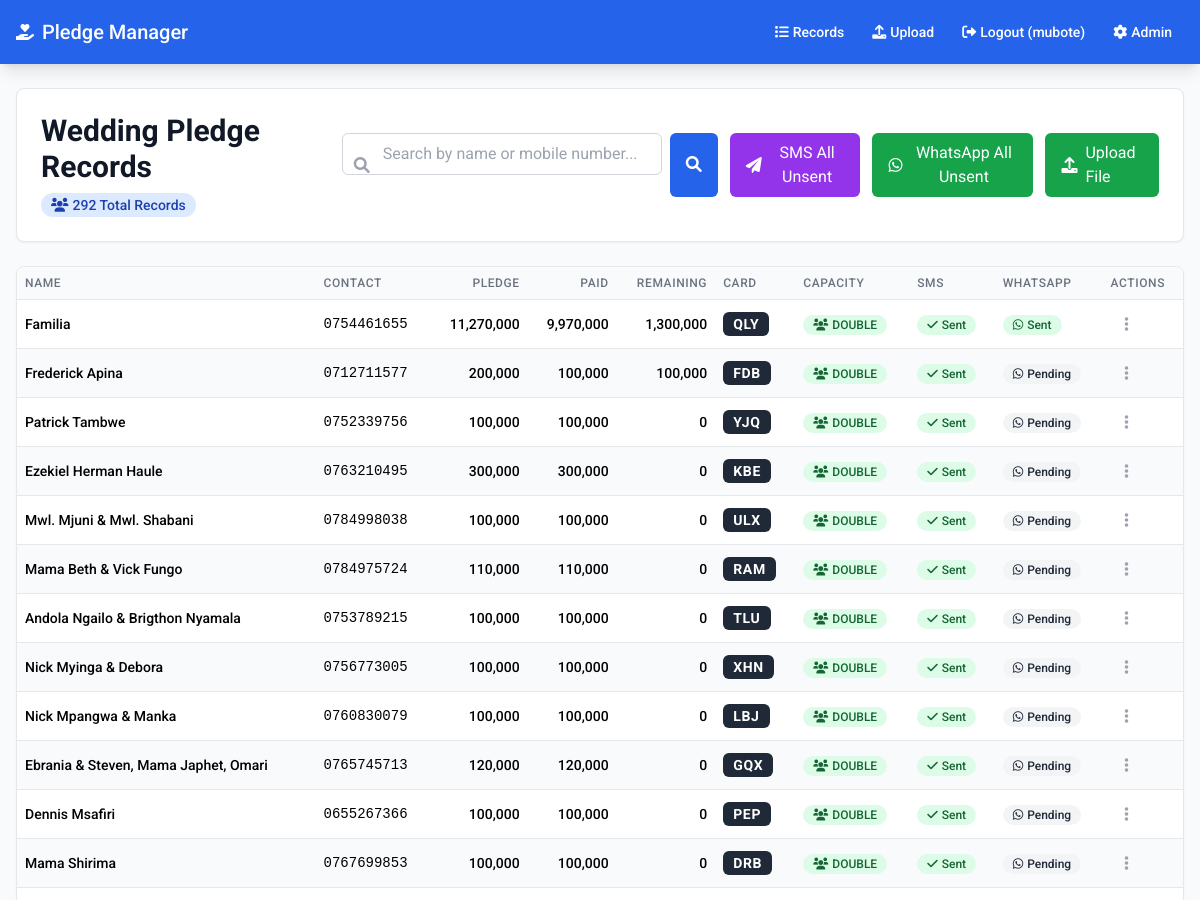
The app's page / (signed in, upper part), older data.
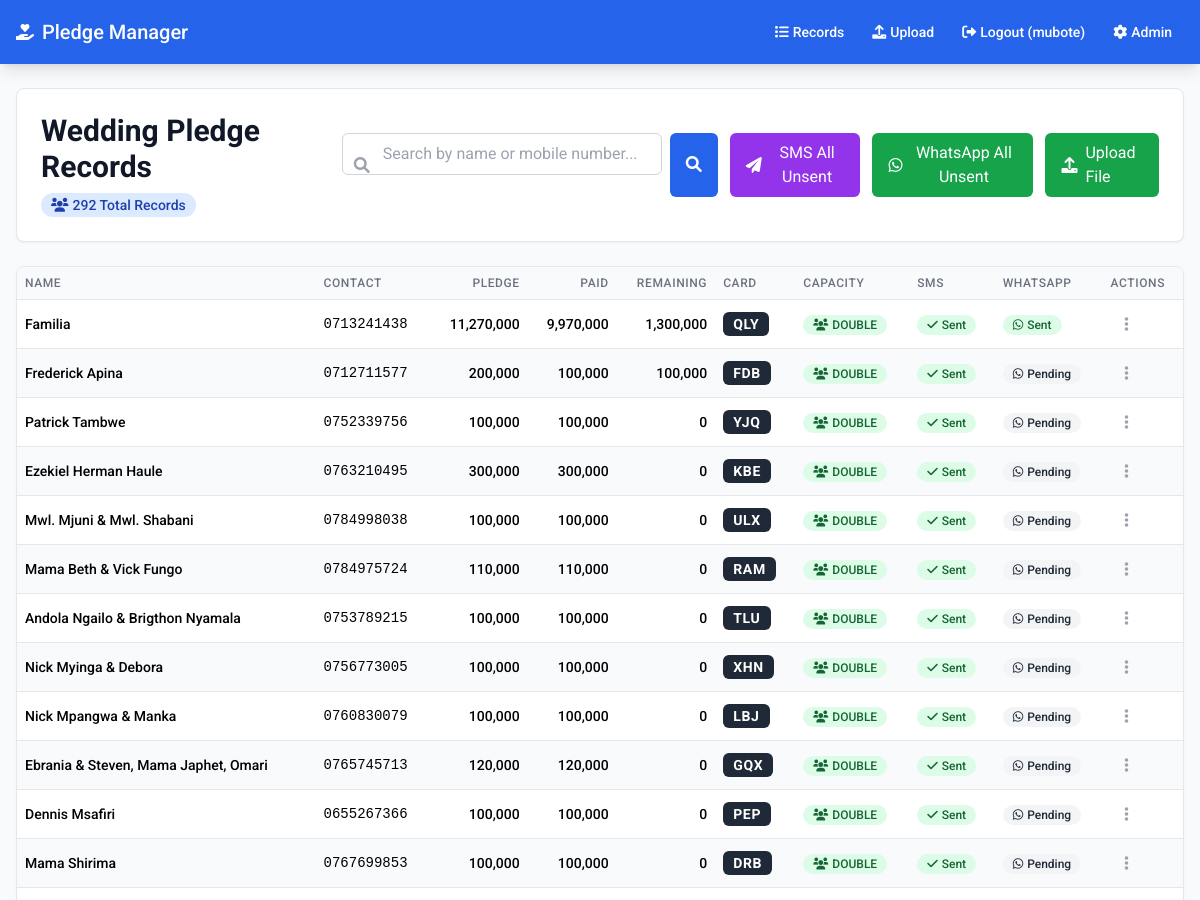
The same page, newer data.
### pledges/models.py (models this page shows, shortened)
class PledgeRecord(models.Model):
    id = models.UUIDField(primary_key=True, default=uuid.uuid4, editable=False)
    mobile_number = models.CharField(max_length=15, unique=True, help_text="Mobile number (Unique)")
    name = models.CharField(max_length=255, help_text="Person's name")
    pledge = models.DecimalField(max_digits=10, decimal_places=2, default=0, help_text="Pledged amount")
    paid = models.DecimalField(max_digits=10, decimal_places=2, default=0, help_text="Amount paid")
    remaining = models.DecimalField(max_digits=10, decimal_places=2, default=0, help_text="Remaining amount")
    card_capacity = models.IntegerField(default=0, help_text="Card capacity (0, 1, or 2 based on paid amount)")
    card_code = models.CharField(max_length=3, unique=True, blank=True, null=True, default='', help_text="Unique 3-letter card identification code")
    invitation_image_url = models.URLField(blank=True, null=True, help_text="URL of the generated invitation image")
    normal_message_sent = models.BooleanField(default=False, help_text="Normal message sent status")
    whatsapp_sent = models.BooleanField(default=False, help_text="WhatsApp message sent status")
    created_at = models.DateTimeField(auto_now_add=True)
    updated_at = models.DateTimeField(auto_now=True)
    class Meta:
        verbose_name = "Pledge Record"
        verbose_name_plural = "Pledge Records"
        ordering = ['-updated_at']

### pledges/views.py (the view)
# urls.py: path('', views.PledgeListView.as_view(), name='pledge_list'),
class PledgeListView(LoginRequiredMixin, ListView):
    model = PledgeRecord
    template_name = 'pledges/list.html'
    context_object_name = 'pledges'
    paginate_by = 50
    def get_queryset(self):
        queryset = super().get_queryset()
        search_query = self.request.GET.get('search', '').strip()
        if search_query:
            queryset = queryset.filter(
                name__icontains=search_query
            ) | queryset.filter(
                mobile_number__icontains=search_query
            )
        return queryset
    def get_context_data(self, **kwargs):
        context = super().get_context_data(**kwargs)
        context['search'] = self.request.GET.get('search', '')
        return context

### pledges/templates/pledges/list.html (shortened to what the changed rows need)
{% extends 'pledges/base.html' %}
{% load humanize %}
{% block content %}
<div class="sticky top-0 z-10 bg-white rounded-lg shadow-sm border border-gray-200 p-6 mb-6">
    <div class="flex flex-col md:flex-row md:items-center md:justify-between space-y-4 md:space-y-0">
        <div>
            <h1 class="text-3xl font-bold text-gray-900">Wedding Pledge Records</h1>
        </div>
    </div>
</div>
{% if pledges %}
<div class="bg-white rounded-lg shadow-sm border border-gray-200 overflow-hidden">
    <div class="overflow-x-auto">
        <table class="min-w-full divide-y divide-gray-200">
            <thead class="bg-gray-50">
                <tr>
                    <th class="px-2 py-2 text-left text-xs font-medium text-gray-500 uppercase tracking-wider">Name</th>
                    <th class="px-2 py-2 text-left text-xs font-medium text-gray-500 uppercase tracking-wider">Contact</th>
                    <th class="px-2 py-2 text-right text-xs font-medium text-gray-500 uppercase tracking-wider">Pledge</th>
                    <th class="px-2 py-2 text-right text-xs font-medium text-gray-500 uppercase tracking-wider">Paid</th>
                    <th class="px-2 py-2 text-right text-xs font-medium text-gray-500 uppercase tracking-wider">Remaining</th>
                    <th class="px-2 py-2 text-left text-xs font-medium text-gray-500 uppercase tracking-wider">Card</th>
                    <th class="px-2 py-2 text-left text-xs font-medium text-gray-500 uppercase tracking-wider">Capacity</th>
                    <th class="px-2 py-2 text-left text-xs font-medium text-gray-500 uppercase tracking-wider">SMS</th>
                    <th class="px-2 py-2 text-left text-xs font-medium text-gray-500 uppercase tracking-wider">WhatsApp</th>
                    <th class="px-2 py-2 text-left text-xs font-medium text-gray-500 uppercase tracking-wider">Actions</th>
                </tr>
            </thead>
            <tbody class="bg-white divide-y divide-gray-200">
                {% for pledge in pledges %}
                <tr class="{% cycle 'bg-white' 'bg-gray-50' %} hover:bg-blue-50 transition-colors">
                    <td class="px-2 py-2">
                        <div class="text-sm font-medium text-black">{{ pledge.name }}</div>
                    </td>
                    <td class="px-2 py-2">
                        <div class="text-sm text-black font-mono">{{ pledge.mobile_number }}</div>
                    </td>
                    <td class="px-2 py-2 text-right">
                        <div class="text-sm font-medium text-black">{{ pledge.pledge|floatformat:0|intcomma }}</div>
                    </td>
                    <td class="px-2 py-2 text-right">
                        <div class="text-sm font-medium text-black">{{ pledge.paid|floatformat:0|intcomma }}</div>
                    </td>
                    <td class="px-2 py-2 text-right">
                        <div class="text-sm font-medium text-black">
                            {{ pledge.remaining|floatformat:0|intcomma }}
                        </div>
                    </td>
                    <td class="px-2 py-2">
                        <span class="inline-flex items-center px-2.5 py-0.5 rounded-md text-sm font-bold bg-gray-800 text-white tracking-wider">
                            {{ pledge.card_code }}
                        </span>
                    </td>
                    <td class="px-2 py-2">
                        <span class="inline-flex items-center px-2.5 py-0.5 rounded-full text-xs font-medium
                            {% if pledge.card_capacity == 2 %}bg-green-100 text-green-800
                            {% elif pledge.card_capacity == 1 %}bg-yellow-100 text-yellow-800
                            {% else %}bg-gray-100 text-gray-800{% endif %}">
                            <i class="fas fa-users mr-1"></i>
                            {% if pledge.card_capacity == 2 %}
                                DOUBLE
                            {% elif pledge.card_capacity == 1 %}
                                SINGLE
                            {% else %}
                                NO ACCESS
                            {% endif %}
                        </span>
                    </td>
                    <td class="px-2 py-2">
                        {% if pledge.normal_message_sent %}
                            <span class="inline-flex items-center px-2.5 py-0.5 rounded-full text-xs font-medium bg-green-100 text-green-800">
                                <i class="fas fa-check mr-1"></i> Sent
                            </span>
                        {% else %}
                            <span class="inline-flex items-center px-2.5 py-0.5 rounded-full text-xs font-medium bg-gray-100 text-gray-800">
                                <i class="fas fa-clock mr-1"></i> Pending
                            </span>
                        {% endif %}
                    </td>
                    <td class="px-2 py-2">
                        {% if pledge.whatsapp_sent %}
                            <span class="inline-flex items-center px-2.5 py-0.5 rounded-full text-xs font-medium bg-green-100 text-green-800">
                                <i class="fab fa-whatsapp mr-1"></i> Sent
                            </span>
                        {% else %}
                            <span class="inline-flex items-center px-2.5 py-0.5 rounded-full text-xs font-medium bg-gray-100 text-gray-800">
                                <i class="fab fa-whatsapp mr-1"></i> Pending
                            </span>
                        {% endif %}
                    </td>
                    <td class="px-2 py-2">
                        <div class="relative inline-block text-left">
                            <button type="button" class="inline-flex items-center justify-center w-8 h-8 text-gray-400 hover:text-gray-600 focus:outline-none focus:ring-2 focus:ring-offset-2 focus:ring-blue-500 rounded-full hover:bg-gray-100 transition-colors" onclick="toggleDropdown(event, '{{ pledge.id }}')" data-record-id="{{ pledge.id }}" data-record-name="{{ pledge.name }}">
                                <i class="fas fa-ellipsis-v"></i>
                            </button>
                        </div>
                    </td>
                </tr>
                {% endfor %}
            </tbody>
        </table>
    </div>
</div>
{% endif %}
{% endblock %}

Row changes from the older to the newer data that the page shows:
changed PledgeRecord "Familia": mobile_number "0754461655" → "0713241438"
